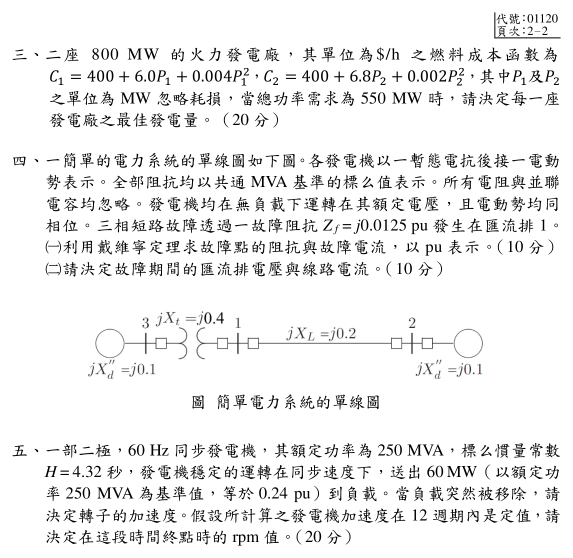
#> input picture 依考科分類/05_電力系統/images/114年_電機工程技師_電力系統_p2.png, 1146 x 1116 px, found by its file name (shown at 1/2 size)
$ python crop_individual_question_diagrams.py
#> lines starting #> are read from the running program, lines starting #| are printed output that depends on the picture; after the words box and inside, x2 and y2 are one past the last pixel; in counts of white or black regions, pixels touching at a corner belong together
# -*- coding: utf-8 -*-
import sys
import os

try:
    from PIL import Image, ImageOps, ImageChops
except ImportError:
    # Fallback to local vendored scripts/lib if present
    workspace = os.path.dirname(os.path.dirname(os.path.abspath(__file__)))
    sys.path.insert(0, os.path.join(workspace, 'scripts', 'lib'))
    from PIL import Image, ImageOps, ImageChops

out_dir = '01_原始試題/依考科/05_電力系統/images'
os.makedirs(out_dir, exist_ok=True)

def crop_and_autotrim(src_file, box, out_name):
    src_path = os.path.join(out_dir, src_file)
    if not os.path.exists(src_path):
        print(f"Warning: {src_path} not found")
        return
    im = Image.open(src_path).convert('RGB')
    cropped = im.crop(box)

    # Auto-trim whitespace
    gray = cropped.convert('L')
    table = [255 if i < 240 else 0 for i in range(256)]
    binary = gray.point(table, '1')
    bbox = binary.getbbox()
    if bbox:
        pad = 16
        w, h = cropped.size
        tight_box = (
            max(0, bbox[0] - pad),
            max(0, bbox[1] - pad),
            min(w, bbox[2] + pad),
            min(h, bbox[3] + pad)
        )
        cropped = cropped.crop(tight_box)

    out_path = os.path.join(out_dir, out_name)
    cropped.save(out_path, optimize=True)
    print(f"✅ Generated {out_name}: size {cropped.size}")

# 114 年
crop_and_autotrim('114年_電機工程技師_電力系統_p1.png', (0, 300, 1148, 1100), '114年_電力系統_第2題_單線圖.png')
crop_and_autotrim('114年_電機工程技師_電力系統_p2.png', (0, 0, 1146, 750), '114年_電力系統_第4題_短路單線圖.png')
#> call 2 of crop_and_autotrim, with src_file = '114年_電機工程技師_電力系統_p2.png', box = (0, 0, 1146, 750), out_name = '114年_電力系統_第4題_短路單線圖.png'
#> in crop_and_autotrim, im is the input picture: PIL image 1146x1116 RGB; mean R, G, B 238.3, 238.3, 238.3
#> in crop_and_autotrim (call 2), `cropped = im.crop(box)`:
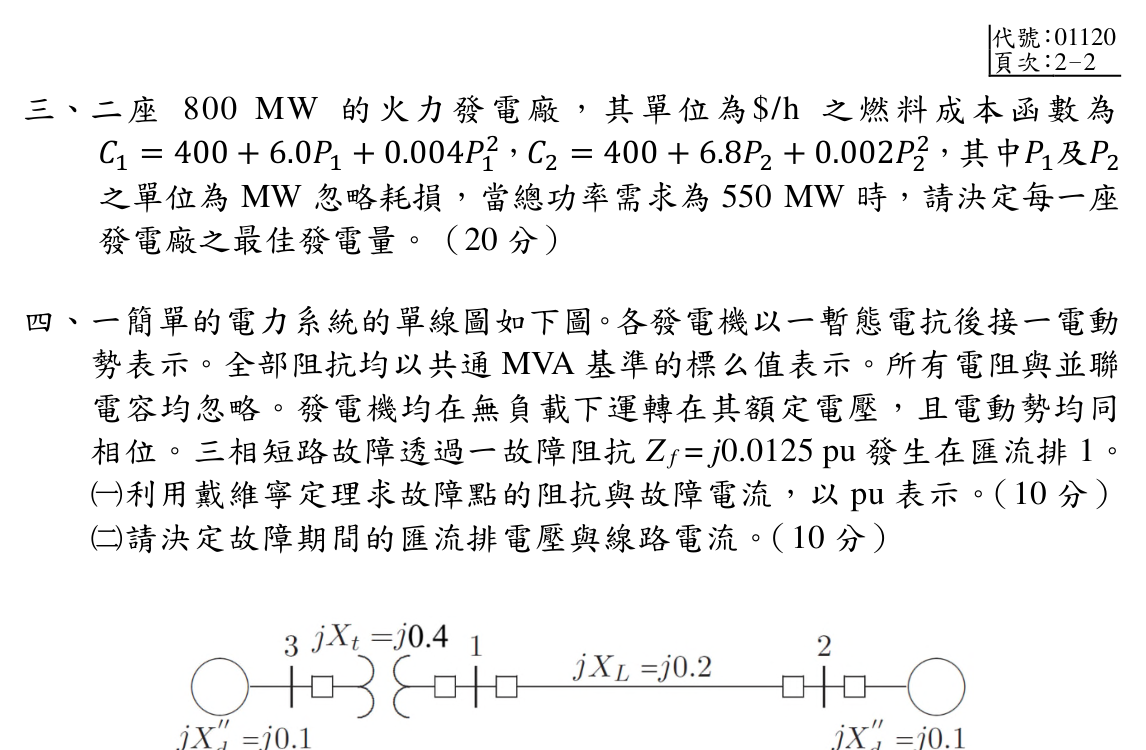
#> cropped: PIL image 1146x750 RGB; mean R, G, B 238.5, 238.5, 238.5
#> in crop_and_autotrim (call 2), `binary = gray.point(table, '1')`:
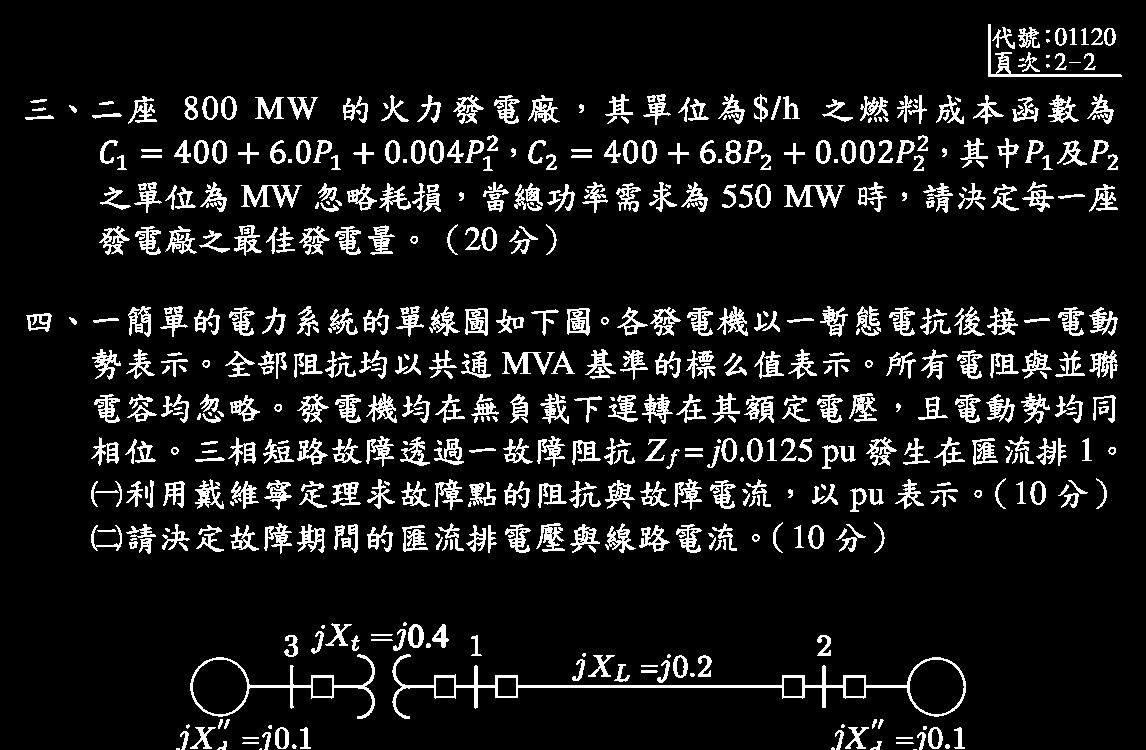
#> binary: PIL image 1146x750 1; 10% white; 554 white regions (82 under 20 px), largest, box (x1, y1, x2, y2) and area: (392, 654, 966, 719) 3105, (190, 654, 375, 719) 1325, (988, 24, 1122, 77) 731
#> in crop_and_autotrim (call 2), `bbox = binary.getbbox()`: bbox = (25, 24, 1122, 750)
#> in crop_and_autotrim (call 2), `tight_box = ( max(0, bbox[0] - pad), max(0, bbox[1] - pad), min(w, bbo..`: tight_box = (9, 8, 1138, 750)
#> in crop_and_autotrim (call 2), `cropped = cropped.crop(tight_box)`:
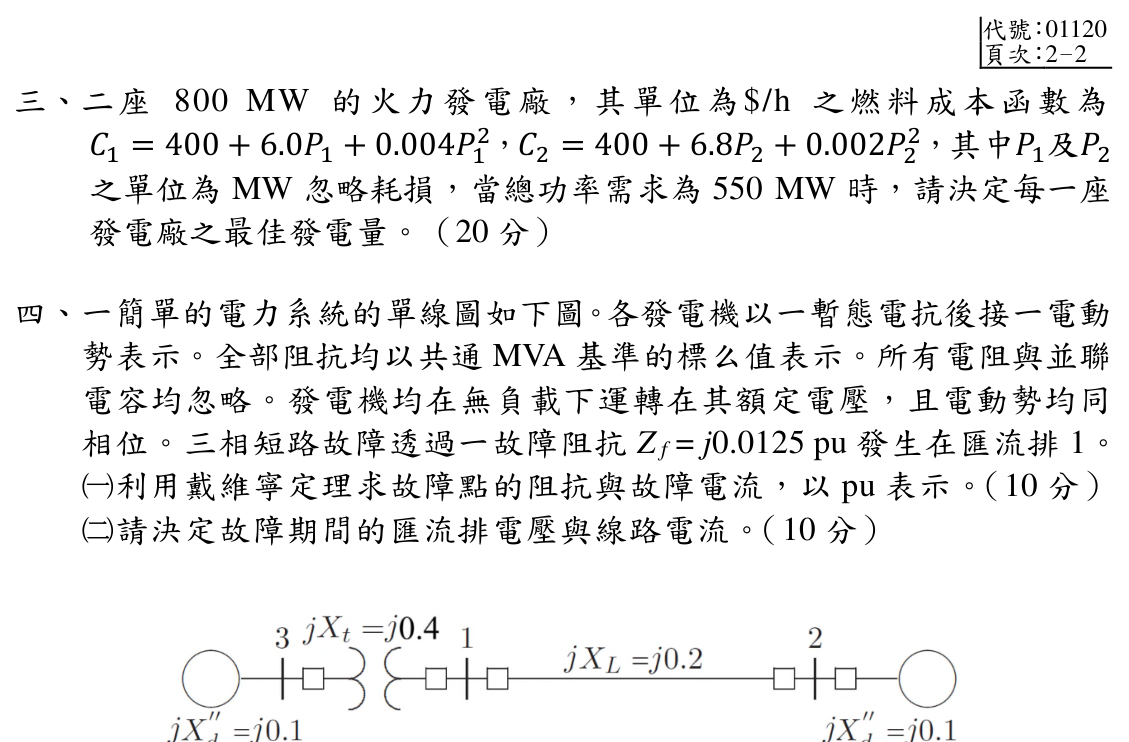
#> cropped: PIL image 1129x742 RGB; mean R, G, B 238.1, 238.1, 238.1
#| ✅ Generated 114年_電力系統_第4題_短路單線圖.png: size (1129, 742)

# 113 年
crop_and_autotrim('113年_電機工程技師_電力系統_p1.png', (0, 0, 1147, 650), '113年_電力系統_第1題_並聯負載圖.png')
crop_and_autotrim('113年_電機工程技師_電力系統_p1.png', (0, 600, 1147, 1421), '113年_電力系統_第2題_同步機短路圖.png')

# 112 年
crop_and_autotrim('112年_電機工程技師_電力系統_p1.png', (0, 0, 1146, 700), '112年_電力系統_第1題_圖一四分裂導線.png')
crop_and_autotrim('112年_電機工程技師_電力系統_p2.png', (0, 0, 1145, 600), '112年_電力系統_第3題_圖二4Bus單線圖.png')
crop_and_autotrim('112年_電機工程技師_電力系統_p2.png', (0, 550, 1145, 1144), '112年_電力系統_第4題_圖三單機無窮母線圖.png')

# 111 年
crop_and_autotrim('111年_電機工程技師_電力系統_p1.png', (0, 200, 1146, 1424), '111年_電力系統_第2題_五匯流排阻抗圖.png')
crop_and_autotrim('111年_電機工程技師_電力系統_p2.png', (0, 0, 1145, 783), '111年_電力系統_第4題_長程線路模型圖.png')

# 110 年
crop_and_autotrim('110年_電機工程技師_電力系統_p1.png', (0, 450, 1147, 1609), '110年_電力系統_第2題_三匯流排單線圖.png')
crop_and_autotrim('110年_電機工程技師_電力系統_p2.png', (0, 200, 1146, 1200), '110年_電力系統_第4題_經濟調度損耗單線圖.png')

# 109 年
crop_and_autotrim('109年_電機工程技師_電力系統_p1.png', (0, 200, 1147, 800), '109年_電力系統_第2題_雙分裂導線幾何圖.png')
crop_and_autotrim('109年_電機工程技師_電力系統_p1.png', (0, 750, 1147, 1493), '109年_電力系統_第3題_二匯流排潮流圖.png')
crop_and_autotrim('109年_電機工程技師_電力系統_p2.png', (0, 0, 1165, 800), '109年_電力系統_第4題_系統電抗表與單線圖.png')

# 108 年
crop_and_autotrim('108年_電機工程技師_電力系統_p1.png', (0, 450, 1147, 1237), '108年_電力系統_第2題_快速解耦潮流圖.png')
crop_and_autotrim('108年_電機工程技師_電力系統_p2.png', (0, 0, 1145, 750), '108年_電力系統_第3題_雙發電機故障圖.png')
crop_and_autotrim('108年_電機工程技師_電力系統_p2.png', (0, 700, 1145, 1376), '108年_電力系統_第4題_發電機差動保護電路圖.png')
crop_and_autotrim('108年_電機工程技師_電力系統_p3.png', (0, 0, 1148, 733), '108年_電力系統_第5題_雙迴線故障單線圖.png')

# 107 年
crop_and_autotrim('107年_電機工程技師_電力系統_p1.png', (0, 0, 1147, 800), '107年_電力系統_第1題_輸電線負載圖.png')
crop_and_autotrim('107年_電機工程技師_電力系統_p1.png', (0, 750, 1147, 1582), '107年_電力系統_第2題_變壓器等效圖.png')
crop_and_autotrim('107年_電機工程技師_電力系統_p2.png', (0, 0, 1143, 501), '107年_電力系統_第3題_發電機併網圖.png')

# 106 年
crop_and_autotrim('106年_電機工程技師_電力系統_p1.png', (0, 600, 1329, 2045), '106年_電機工程技師_電力系統_第2題_阻抗單線圖.png')
crop_and_autotrim('106年_電機工程技師_電力系統_p2.png', (0, 0, 1326, 1022), '106年_電機工程技師_電力系統_第4題_差動電驛保護圖.png')

# 105 年
crop_and_autotrim('105年_電機工程技師_電力系統_p1.png', (0, 200, 1329, 1100), '105年_電力系統_第2題_三匯流排潮流圖.png')
crop_and_autotrim('105年_電機工程技師_電力系統_p1.png', (0, 950, 1329, 1834), '105年_電力系統_第3題_同步機接地單線圖.png')

# 104 年
crop_and_autotrim('104年_電機工程技師_電力系統_p1.png', (0, 400, 1334, 1939), '104年_電力系統_第1題_圖一系統單線圖.png')
crop_and_autotrim('104年_電機工程技師_電力系統_p2.png', (0, 0, 1335, 750), '104年_電力系統_第2題_變壓器並聯電路圖.png')
crop_and_autotrim('104年_電機工程技師_電力系統_p2.png', (0, 700, 1335, 1250), '104年_電力系統_第3題_兩發電機併網圖.png')
crop_and_autotrim('104年_電機工程技師_電力系統_p2.png', (0, 1200, 1335, 1695), '104年_電力系統_第4題_三匯流排阻抗圖.png')
